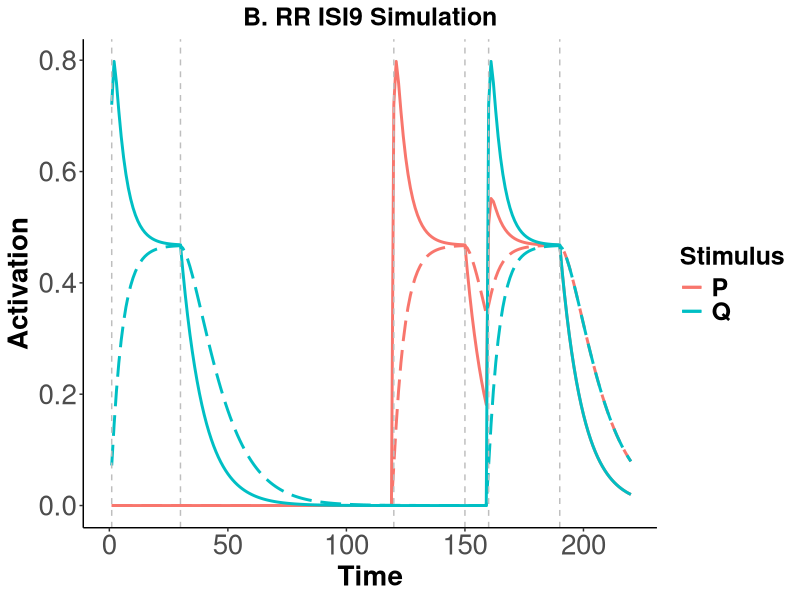

R code for this plot:
input = list()
input$sorQp1 = .8
input$sorPp1 = .8

s1 = c(1,30)
s2 = c(120,150)
tt = c(160,190)
input$sordur = 220

input$sorQon1 = s1
input$sorQon2 = tt
input$sorPon1 = s2
input$sorPon2 = tt

input$sorpd1 = 0.1
input$sorpd2 = input$sorpd1


sor = matrix(nrow = input$sordur, ncol = 28)

colnames(sor) = c('p1Q', 'p1P',
                  'pd1', 'pd2', 
                  'pIQ', 'pA1Q', 'pA2Q',
                  'pIP', 'pA1P', 'pA2P',
                  
                  'pA1Qgain', 'pA1Qloss','pA2Qgain',
                  'pA2Qloss','pIQgain','pIQloss',
                  'pA1Qdelta', 'pA2Qdelta', 'pIQdelta',
                  
                  'pA1Pgain', 'pA1Ploss','pA2Pgain',
                  'pA2Ploss','pIPgain','pIPloss',
                  'pA1Pdelta', 'pA2Pdelta', 'pIPdelta'
                  )

sor[,'p1Q'] = 0 # set as 0 to init
sor[,'p1P'] = 0


sor[input$sorPon1[1]:input$sorPon1[2],'p1P'] = input$sorPp1
sor[input$sorPon2[1]:input$sorPon2[2],'p1P'] = input$sorPp1

sor[input$sorQon1[1]:input$sorQon1[2],'p1Q'] = input$sorQp1
sor[input$sorQon2[1]:input$sorQon2[2],'p1Q'] = input$sorQp1

sor[,'pd1'] = input$sorpd1     # set decay rate
sor[,'pd2'] = input$sorpd2     # set decay rate

sor[,'pIQ'] = 1                 # Make I numeric
sor[,'pIP'] = 1

# run moment by moment simulation
for (i in 1:nrow(sor)){
    if (i == 1){
        
        sor[i,'pIQ'] = 1 - sor[i,'p1Q'] # This will be 1 as long as p1 = 0
        
        # Q
        
        # Deltas calculate
        sor[i,'pA1Qgain'] = sor[i,'p1Q']
        sor[i,'pA1Qloss'] = sor[i,'pA1Qgain'] * sor[i,'pd1']
        sor[i,'pA1Qdelta'] = sor[i,'pA1Qgain'] - sor[i,'pA1Qloss']
        
        sor[i,'pA2Qgain'] = sor[i,'pA1Qloss']
        sor[i,'pA2Qloss'] = sor[i,'pA2Qgain'] * sor[i,'pd2']
        sor[i,'pA2Qdelta'] = sor[i,'pA2Qgain'] - sor[i,'pA2Qloss']

        sor[i,'pIQgain'] = sor[i,'pA2Qloss']
        sor[i,'pIQloss'] = sor[i,'p1Q']
        sor[i,'pIQdelta'] = sor[i,'pIQgain'] - sor[i,'pIQloss']

        # Calculate proportions in each state
        sor[i,'pA1Q'] = sor[i,'pA1Qdelta']
        sor[i,'pA2Q'] = sor[i,'pA2Qdelta']
        sor[i,'pIQ'] = sor[i,'pIQ'] + sor[i,'pIQgain']
        
        # P
        
        # Deltas calculate
        sor[i,'pA1Pgain'] = sor[i,'p1P']
        sor[i,'pA1Ploss'] = sor[i,'pA1Pgain'] * sor[i,'pd1']
        sor[i,'pA1Pdelta'] = sor[i,'pA1Pgain'] - sor[i,'pA1Ploss']
        
        sor[i,'pA2Pgain'] = sor[i,'pA1Ploss']
        sor[i,'pA2Ploss'] = sor[i,'pA2Pgain'] * sor[i,'pd2']
        sor[i,'pA2Pdelta'] = sor[i,'pA2Pgain'] - sor[i,'pA2Ploss']
        
        sor[i,'pIPgain'] = sor[i,'pA2Ploss']
        sor[i,'pIPloss'] = sor[i,'p1P']
        sor[i,'pIPdelta'] = sor[i,'pIPgain'] - sor[i,'pIPloss']
        
        # Calculate proportions in each state
        sor[i,'pA1P'] = sor[i,'pA1Pdelta']
        sor[i,'pA2P'] = sor[i,'pA2Pdelta']
        sor[i,'pIP'] = sor[i,'pIP'] + sor[i,'pIPgain']


        
    } else {
        
        # Q
        
        sor[i,'pIQ'] = sor[i-1,'pIQ']
        
        sor[i,'pA1Qgain'] = sor[i,'pIQ'] * sor[i,'p1Q'] # how mauch is activated from I
        
        sor[i,'pA1Q'] = sor[i-1,'pA1Q'] + sor[i,'pA1Qgain'] # how much is there in total with carried over
        
        sor[i,'pA1Qloss'] = sor[i,'pA1Q'] * sor[i,'pd1'] # how much decays to A2
        
        sor[i,'pA1Q'] = sor[i,'pA1Q'] - sor[i,'pA1Qloss'] # how much is left after the decay
        
        sor[i,'pA1Qdelta'] = sor[i,'pA1Qgain'] - sor[i,'pA1Qloss']
        
        sor[i,'pA2Qgain'] = sor[i,'pA1Qloss'] # how much is gained from A1->A2 decay
        
        sor[i,'pA2Q'] = sor[i-1,'pA2Q'] + sor[i,'pA2Qgain'] # how much is there with carried over
        
        sor[i,'pA2Qloss'] = sor[i,'pA2Q'] * sor[i,'pd2'] # how much decays A2->I
        
        sor[i,'pA2Q'] = sor[i,'pA2Q'] - sor[i,'pA2Qloss'] # how much is left after A2->I decay
        
        sor[i,'pA2Qdelta'] = sor[i,'pA2Qgain'] - sor[i,'pA2Qloss']
        
        sor[i,'pIQgain'] = sor[i,'pA2Qloss'] # how much decayed from A2
        
        sor[i,'pIQloss'] = sor[i,'pA1Qgain']
        
        sor[i,'pIQ'] = sor[i,'pIQ'] + sor[i,'pIQgain'] - sor[i,'pIQloss']
        
        sor[i,'pIQdelta'] = sor[i,'pIQgain'] - sor[i,'pIQloss']
        
        # P
        
        sor[i,'pIP'] = sor[i-1,'pIP']
        
        sor[i,'pA1Pgain'] = sor[i,'pIP'] * sor[i,'p1P'] # how mauch is activated from I
        
        sor[i,'pA1P'] = sor[i-1,'pA1P'] + sor[i,'pA1Pgain'] # how much is there in total with carried over
        
        sor[i,'pA1Ploss'] = sor[i,'pA1P'] * sor[i,'pd1'] # how much decays to A2
        
        sor[i,'pA1P'] = sor[i,'pA1P'] - sor[i,'pA1Ploss'] # how much is left after the decay
        
        sor[i,'pA1Pdelta'] = sor[i,'pA1Pgain'] - sor[i,'pA1Ploss']
        
        sor[i,'pA2Pgain'] = sor[i,'pA1Ploss'] # how much is gained from A1->A2 decay
        
        sor[i,'pA2P'] = sor[i-1,'pA2P'] + sor[i,'pA2Pgain'] # how much is there with carried over
        
        sor[i,'pA2Ploss'] = sor[i,'pA2P'] * sor[i,'pd2'] # how much decays A2->I
        
        sor[i,'pA2P'] = sor[i,'pA2P'] - sor[i,'pA2Ploss'] # how much is left after A2->I decay
        
        sor[i,'pA2Pdelta'] = sor[i,'pA2Pgain'] - sor[i,'pA2Ploss']
        
        sor[i,'pIPgain'] = sor[i,'pA2Ploss'] # how much decayed from A2
        
        sor[i,'pIPloss'] = sor[i,'pA1Pgain']
        
        sor[i,'pIP'] = sor[i,'pIP'] + sor[i,'pIPgain'] - sor[i,'pIPloss']
        
        sor[i,'pIPdelta'] = sor[i,'pIPgain'] - sor[i,'pIPloss']

    }
}



library(ggplot2)
#library(jtools)

sor = as.data.frame(sor)
sor$time = c(1:nrow(sor))
sor = sor[1:input$sordur,]

#png("rr_is9_plot.png", width = 800, height = 400)

text1 = 20
text2 = 18

ggplot(data=as.data.frame(sor), aes(x = time, y=pA1P, group=1, color="P" )) +
    geom_line(size = 1) + geom_line(aes(y=pA2P, colour = 'P'), size =1, linetype = 'longdash') + theme_classic() + 
    geom_line(aes(y=pA1Q, colour = 'Q'), size =1) +
    geom_line(aes(y=pA2Q, colour = 'Q'), size =1, linetype = 'longdash') +
    geom_vline(xintercept = s1[1], linetype = "dashed", colour = 'grey') + 
    geom_vline(xintercept = s1[2], linetype = "dashed", colour = 'grey') +
    geom_vline(xintercept = s2[1], linetype = "dashed", colour = 'grey') + 
    geom_vline(xintercept = s2[2], linetype = "dashed", colour = 'grey') +
    geom_vline(xintercept = tt[1], linetype = "dashed", colour = 'grey') + 
    geom_vline(xintercept = tt[2], linetype = "dashed", colour = 'grey') +
    theme(legend.text = element_text(size = text2, face = "bold"), legend.title = element_text(size=text2, face="bold")) + 
    scale_color_discrete(name = "Stimulus") + theme(axis.text=element_text(size=text1),
                                               axis.title=element_text(size=text1,face="bold"), axis.text.x = element_text(size = text1),
                                               axis.text.y = element_text(size = text1)) + 
    scale_x_continuous(name="Time", limits=c(0, input$sordur)) + scale_y_continuous(name="Activation") + 
    ggtitle("B. RR ISI9 Simulation") + 
    theme(plot.title = element_text(size = text2, face = "bold", hjust = 0.5)) 
    


#dev.off()


